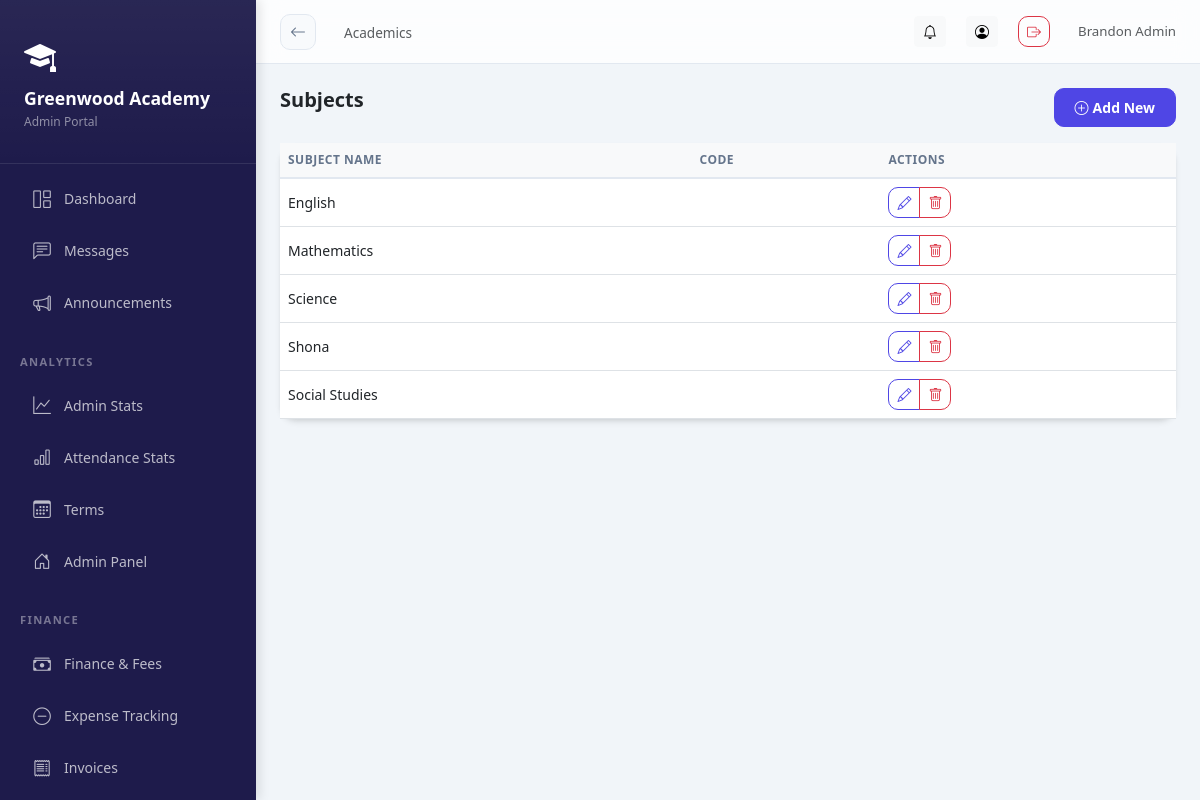
Page /academics/subjects/ (signed in) on the committed database.
### schools/models.py (models this page shows, shortened)
class School(models.Model):
    STATUS_CHOICES = [
        ('pending', 'Pending Approval'),
        ('active', 'Active'),
        ('suspended', 'Suspended'),
        ('rejected', 'Rejected'),
    ]
    name = models.CharField(max_length=200)
    subdomain = models.CharField(max_length=50, unique=True, db_index=True)
    email = models.EmailField()
    phone = models.CharField(max_length=20, blank=True)
    address = models.TextField(blank=True)
    logo = models.ImageField(upload_to='school_logos/', blank=True, null=True)
    theme_color = models.CharField(max_length=7, default='#4F46E5', help_text='Hex color code')
    motto = models.CharField(max_length=200, blank=True)
    status = models.CharField(max_length=20, choices=STATUS_CHOICES, default='pending')
    is_demo = models.BooleanField(default=False)
    created_at = models.DateTimeField(auto_now_add=True)
    updated_at = models.DateTimeField(auto_now=True)
    is_deleted = models.BooleanField(default=False)
    parent_registration_enabled = models.BooleanField(default=True)
    registration_token = models.CharField(max_length=100, unique=True, blank=True, null=True)
    subscription_active = models.BooleanField(default=False)
    subscription_expires = models.DateTimeField(null=True, blank=True)
    class Meta:
        ordering = ['-created_at']

class SchoolUser(SyncBaseModel):
    ROLE_CHOICES = [
        ('headmaster', 'Headmaster'),
        ('admin', 'School Admin'),
        ('teacher', 'Teacher'),
        ('student', 'Student'),
        ('parent', 'Parent'),
    ]
    user = models.ForeignKey(User, on_delete=models.CASCADE, related_name='school_memberships')
    school = models.ForeignKey(School, on_delete=models.CASCADE, related_name='members', db_index=True)
    role = models.CharField(max_length=20, choices=ROLE_CHOICES, db_index=True)
    is_active = models.BooleanField(default=True, db_index=True)
    signature = models.ImageField(upload_to='signatures/', blank=True, null=True)
    class Meta:
        unique_together = ['user', 'school']

### academics/models.py (models this page shows)
class Subject(SyncBaseModel):
    school = models.ForeignKey(School, on_delete=models.CASCADE, related_name='subjects')
    name = models.CharField(max_length=100)
    code = models.CharField(max_length=20, blank=True)
    description = models.TextField(blank=True)
    objects = TenantManager()
    all_objects = models.Manager()
    class Meta:
        ordering = ['name']
    def __str__(self):
        return f"{self.name} - {self.school.name}"

### academics/views.py (the view)
# urls.py: path('subjects/', views.SubjectListView.as_view(), name='subject_list'),
@method_decorator(login_required, name='dispatch')
class SubjectListView(ListView):
    model = Subject
    template_name = 'academics/subject_list.html'
    context_object_name = 'subjects'
    def get_queryset(self):
        return Subject.objects.filter(school=self.request.school)

### core/models.py (called while the page is built)
    def get_queryset(self):
        queryset = super().get_queryset()
        school = get_current_school()
        if school:
            return queryset.filter(school=school)
        return queryset

### schools/context_processors.py (called while the page is built)
def school_context(request):
    school = getattr(request, 'school', None)
    school_role = ''
    if school and request.user.is_authenticated:
        try:
            su = SchoolUser.objects.get(user=request.user, school=school, is_active=True)
            school_role = su.role
        except SchoolUser.DoesNotExist:
            pass
    return {
        'current_school': school,
        'school_role': school_role,
    }

### academics/templates/academics/subject_list.html (shortened to what this page needs)
{% extends 'base_dashboard.html' %}
{% block page_title %}Academics{% endblock %}
{% block content %}
<div class="d-flex justify-content-between mb-3">
<h5 class="fw-bold mb-0">{% if 'list' in 'subject_list' %}{% if 'year' in 'subject_list' %}Academic Years{% elif 'level' in 'subject_list' %}Class Levels{% elif 'subject' in 'subject_list' %}Subjects{% elif 'section' in 'subject_list' %}Class Sections{% elif 'assignment' in 'subject_list' %}Teacher Assignments{% endif %}{% else %}{% if 'year' in 'subject_list' %}Add Academic Year{% elif 'level' in 'subject_list' %}Add Class Level{% elif 'subject' in 'subject_list' %}Add Subject{% elif 'section' in 'subject_list' %}Add Class Section{% elif 'assignment' in 'subject_list' %}Add Assignment{% else %}Form{% endif %}{% endif %}</h5>
{% if 'list' in 'subject_list' %}<a href="{% if 'year' in 'subject_list' %}{% url 'academics:academic_year_add' %}{% elif 'level' in 'subject_list' %}{% url 'academics:class_level_add' %}{% elif 'subject' in 'subject_list' %}{% url 'academics:subject_add' %}{% elif 'section' in 'subject_list' %}{% url 'academics:class_section_add' %}{% elif 'assignment' in 'subject_list' %}{% url 'academics:teacher_assignment_add' %}{% endif %}" class="btn btn-primary btn-sm"><i class="bi bi-plus-circle me-1"></i>Add New</a>{% endif %}
</div>
{% if 'list' in 'subject_list' %}
<div class="card"><div class="table-responsive"><table class="table table-hover mb-0">
<thead class="table-light"><tr><th>Subject Name</th><th>Code</th><th>Actions</th></tr></thead>
<tbody>
{% for obj in subjects %}
<tr>
  <td>{{ obj.name }}</td>
  <td>{{ obj.code }}</td>
  <td>
    <div class="btn-group btn-group-sm">
        <a href="{% url 'academics:subject_edit' obj.pk %}" class="btn btn-outline-primary" title="Edit">
          <i class="bi bi-pencil"></i>
        </a>
        <a href="{% url 'academics:subject_delete' obj.pk %}" class="btn btn-outline-danger" onclick="return confirm('Delete {{ obj }}?');" title="Delete">
          <i class="bi bi-trash"></i>
        </a>
    </div>
  </td>
</tr>
{% empty %}<tr><td colspan="3" class="text-center py-4 text-muted">No subjects yet.</td></tr>
{% endfor %}
</tbody>
</table></div></div>
{% endif %}
{% endblock %}

### templates/base_dashboard.html (shortened to what this page needs)
<!DOCTYPE html>
<html lang="en">
<head>
<link rel="stylesheet" href="https://cdn.jsdelivr.net/npm/bootstrap@5.3.0/dist/css/bootstrap.min.css">
<link rel="stylesheet" href="https://cdn.jsdelivr.net/npm/bootstrap-icons@1.11.0/font/bootstrap-icons.css">
<link href="https://cdn.jsdelivr.net/npm/tom-select@2.2.2/dist/css/tom-select.bootstrap5.css" rel="stylesheet">
</head>
<body>
<div class="sidebar" id="sidebar">
  <div class="sidebar-brand">
    {% if current_school.logo %}
      <img src="{{ current_school.logo.url }}" alt="{{ current_school.name }}" class="rounded">
  {% else %}
    <i class="bi bi-mortarboard-fill text-white mb-2 d-block" style="font-size: 2rem;"></i>
  {% endif %}
  <h5>{{ current_school.name|default:"AcademiaLink" }}</h5>
  <small>{{ school_role|title }} Portal</small>
  </div>
  <nav class="py-2">
    <a href="{% url 'analytics:dashboard' %}" class="nav-link {% if request.path == '/analytics/dashboard/' %}active{% endif %}">
      <i class="bi bi-grid-1x2"></i> Dashboard
    </a>
    <a href="{% url 'messaging:list' %}" class="nav-link {% if 'messages' in request.path %}active{% endif %}">
      <i class="bi bi-chat-left-text"></i> Messages
    </a>
    <a href="{% url 'notifications:announcements' %}" class="nav-link {% if 'announcements' in request.path %}active{% endif %}">
      <i class="bi bi-megaphone"></i> Announcements
    </a>
    {% if school_role in 'headmaster,teacher' %}
    <div class="nav-section">Academic</div>
    <a href="{% url 'academics:student_list' %}" class="nav-link {% if 'students' in request.path %}active{% endif %}">
      <i class="bi bi-people"></i> Students
    </a>
    {% if school_role in 'headmaster,teacher,admin' %}
    <a href="{% url 'academics:teacher_list' %}" class="nav-link {% if 'teachers' in request.path %}active{% endif %}">
      <i class="bi bi-person-badge"></i> Teachers Directory
    </a>
    <a href="{% url 'academics:parent_list' %}" class="nav-link {% if 'parents' in request.path %}active{% endif %}">
      <i class="bi bi-people-fill"></i> Parents Directory
    </a>
    {% endif %}
    <a href="{% url 'academics:class_section_list' %}" class="nav-link {% if 'sections' in request.path %}active{% endif %}">
      <i class="bi bi-building"></i> Classes
    </a>
    <a href="{% url 'academics:subject_list' %}" class="nav-link {% if 'subjects' in request.path %}active{% endif %}">
      <i class="bi bi-book"></i> Subjects
    </a>
    <div class="nav-section">Attendance</div>
    <a href="{% url 'attendance:home' %}" class="nav-link {% if 'attendance' in request.path %}active{% endif %}">
      <i class="bi bi-calendar-check"></i> Attendance
    </a>
    <div class="nav-section">Results</div>
    <a href="{% url 'results:result_entry' %}" class="nav-link {% if 'entry' in request.path %}active{% endif %}">
      <i class="bi bi-pencil-square"></i> Enter Results
    </a>
    {% elif school_role == 'admin' %}
    <div class="nav-section">Analytics</div>
    <a href="{% url 'analytics:dashboard' %}#admin" class="nav-link {% if 'dashboard' in request.path %}active{% endif %}">
      <i class="bi bi-graph-up"></i> Admin Stats
    </a>
    <a href="{% url 'attendance:report' %}" class="nav-link {% if 'attendance_report' in request.path %}active{% endif %}">
      <i class="bi bi-bar-chart"></i> Attendance Stats
    </a>
    {% endif %}
    <a href="{% url 'results:term_list' %}" class="nav-link {% if 'terms' in request.path %}active{% endif %}">
      <i class="bi bi-calendar3"></i> Terms
    </a>
    <a href="{% url 'dashboard' %}" class="nav-link {% if '/school/dashboard/' in request.path %}active{% endif %}">
      <i class="bi bi-house-door"></i> Admin Panel
    </a>
    {% if school_role == 'admin' %}
    <div class="nav-section">Finance</div>
    <a href="{% url 'fees:home' %}" class="nav-link {% if 'fees' in request.path %}active{% endif %}">
      <i class="bi bi-cash-stack"></i> Finance & Fees
    </a>
    <a href="{% url 'fees:expense_list' %}" class="nav-link {% if 'expenses' in request.path %}active{% endif %}">
      <i class="bi bi-dash-circle"></i> Expense Tracking
    </a>
    <a href="{% url 'fees:invoice_list' %}" class="nav-link {% if 'invoices' in request.path %}active{% endif %}">
      <i class="bi bi-receipt"></i> Invoices
    </a>
    <a href="{% url 'fees:structure_list' %}" class="nav-link {% if 'structures' in request.path %}active{% endif %}">
    </a>
    {% endif %}
  </nav>
</div>
<div class="main-content">
  <div class="topbar">
    <div class="topbar-left">
      <a href="javascript:history.back()" class="btn-back d-none d-md-flex" id="global-back-btn" title="Go Back">
        <i class="bi bi-arrow-left"></i>
      </a>
      <nav aria-label="breadcrumb" class="d-none d-md-block">
        <span class="text-muted" style="font-size:.85rem;">{% block page_title %}{% endblock %}</span>
      </nav>
    </div>
    <div class="topbar-right">
      <a href="{% url 'notifications:list' %}" class="btn btn-sm btn-light position-relative" title="Notifications">
        <i class="bi bi-bell"></i>
      </a>
      <a href="{% url 'accounts:profile' %}" class="btn btn-sm btn-light" title="Profile">
        <i class="bi bi-person-circle"></i>
      </a>
      <a href="{% url 'accounts:logout' %}" class="btn btn-sm btn-outline-danger" title="Logout">
        <i class="bi bi-box-arrow-right"></i>
      </a>
      <span class="text-muted d-none d-md-inline-block ms-2" style="font-size:.83rem;">
        {{ user.get_full_name|default:user.username }}
      </span>
    </div>
  </div>
  <div class="page-content">
    {% block content %}{% endblock %}
  </div>
</div>
</body>
</html>

### rows in the picture
School: name "Greenwood Academy"
SchoolUser: role "Admin"
Subject: name "English"
Subject: name "Mathematics"
Subject: name "Science"
Subject: name "Shona"
Subject: name "Social Studies"

### other values in the picture
{{ user.get_full_name|default:user.username }} "Brandon Admin"
